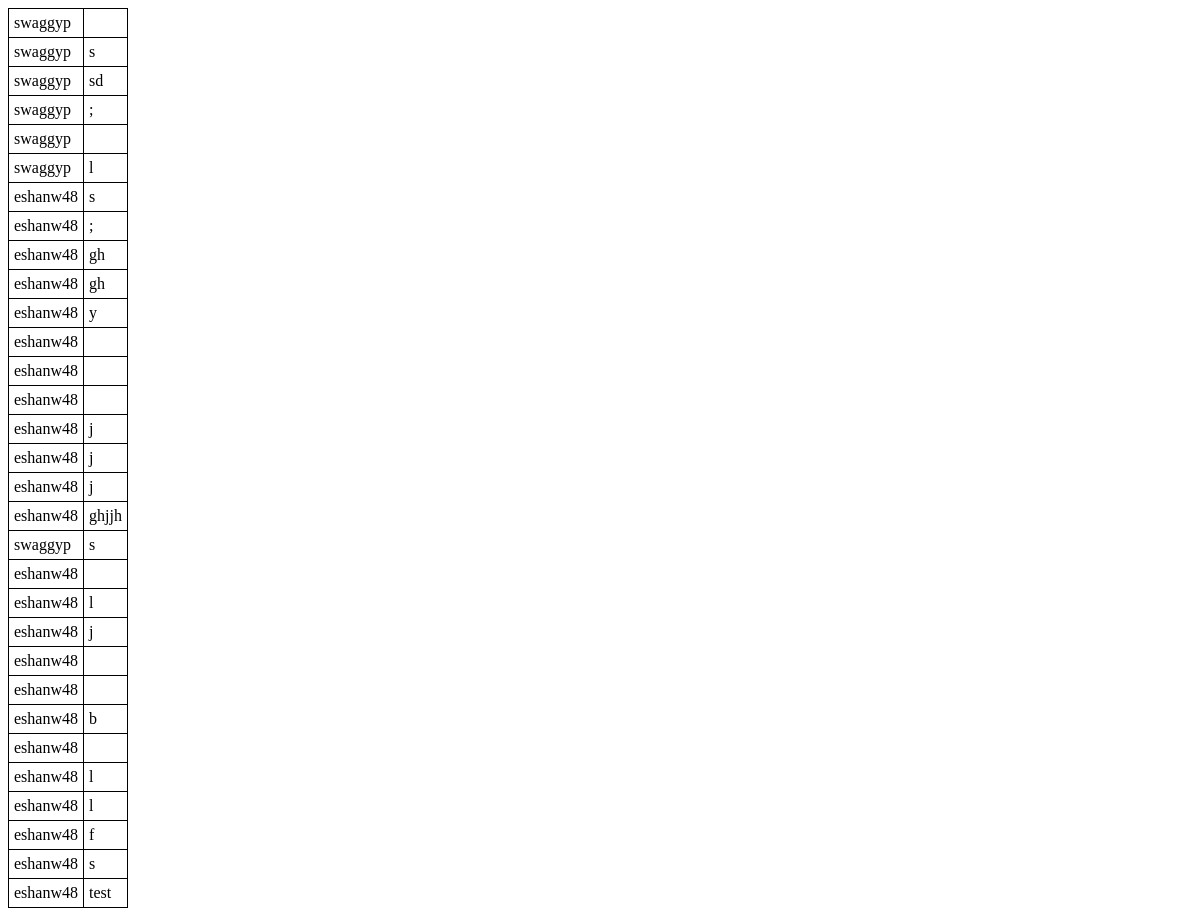
Page /commentKogmaw.php (signed in) on the committed database.
### tables this page shows
CREATE TABLE IF NOT EXISTS `commentkogmaw` (
  `ID` int(11) NOT NULL,
  `NAME` varchar(10) NOT NULL,
  `COMMENT` text NOT NULL
);

### commentKogmaw.php (the view, shortened to what this page needs)
</head>
<table>
<?php
$query = "SELECT NAME, COMMENT FROM commentkogmaw";
$result = mysqli_query($GLOBALS['con'], $query);
?>
<?php
while($row = mysqli_fetch_assoc($result))
	echo "<tr><td>".$row["NAME"]."</td><td>".$row["COMMENT"]."</td></tr>";
?>
</table>

### commentKogmaw.php (style rules this page uses)
table, th, td { border: 1px solid black; border-collapse: collapse; }
th, td { padding: 5px; }

### rows in the picture
commentkogmaw: NAME "swaggyp"
commentkogmaw: NAME "swaggyp", COMMENT "s"
commentkogmaw: NAME "swaggyp", COMMENT "sd"
commentkogmaw: NAME "swaggyp", COMMENT ";"
commentkogmaw: NAME "swaggyp"
commentkogmaw: NAME "swaggyp", COMMENT "l"
commentkogmaw: NAME "eshanw48", COMMENT "s"
commentkogmaw: NAME "eshanw48", COMMENT ";"
commentkogmaw: NAME "eshanw48", COMMENT "gh"
commentkogmaw: NAME "eshanw48", COMMENT "gh"
commentkogmaw: NAME "eshanw48", COMMENT "y"
commentkogmaw: NAME "eshanw48"
commentkogmaw: NAME "eshanw48"
commentkogmaw: NAME "eshanw48"
commentkogmaw: NAME "eshanw48", COMMENT "j"
commentkogmaw: NAME "eshanw48", COMMENT "j"
commentkogmaw: NAME "eshanw48", COMMENT "j"
commentkogmaw: NAME "eshanw48", COMMENT "ghjjh"
commentkogmaw: NAME "swaggyp", COMMENT "s"
commentkogmaw: NAME "eshanw48"
commentkogmaw: NAME "eshanw48", COMMENT "l"
commentkogmaw: NAME "eshanw48", COMMENT "j"
commentkogmaw: NAME "eshanw48"
commentkogmaw: NAME "eshanw48"
commentkogmaw: NAME "eshanw48", COMMENT "b"
commentkogmaw: NAME "eshanw48"
commentkogmaw: NAME "eshanw48", COMMENT "l"
commentkogmaw: NAME "eshanw48", COMMENT "l"
commentkogmaw: NAME "eshanw48", COMMENT "f"
commentkogmaw: NAME "eshanw48", COMMENT "s"
commentkogmaw: NAME "eshanw48", COMMENT "test"
